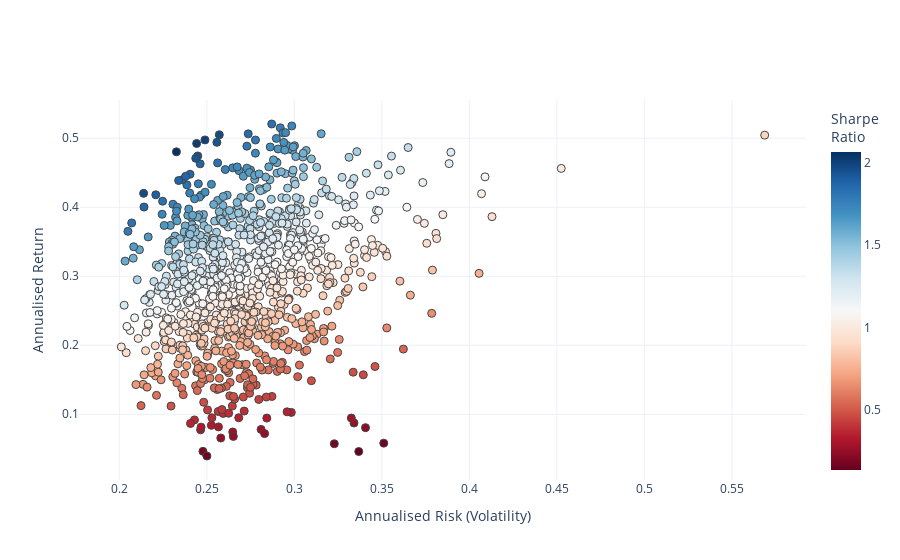

Notebook source saved alongside this figure:
### Code cell
#-- Plot the risk vs. return of randomly generated portfolios
#- Convert the list from before into an array for easy plotting
mean_variance_pairs = np.array(mean_variance_pairs)
risk_free_rate=0 #-- Include risk free rate here for sharpe ratio

#-- Create Plot
fig = go.Figure()
fig.add_trace(go.Scatter(x=mean_variance_pairs[:,1]**0.5, 
                         y=mean_variance_pairs[:,0], 
                      #- Add color scale for sharpe ratio   
                      marker=dict(color=(mean_variance_pairs[:,0]-risk_free_rate)/(mean_variance_pairs[:,1]**0.5), 
                                  showscale=True, 
                                  size=8,
                                  line=dict(width=1),
                                  colorscale="RdBu",
                                  colorbar=dict(title="Sharpe<br>Ratio")
                                 ), 
                      mode='markers'))
#- Add title/labels
fig.update_layout(template='plotly_white',
                  xaxis=dict(title='Annualised Risk (Volatility)'),
                  yaxis=dict(title='Annualised Return'),
                  #title='Sample of Random Portfolios',
                  coloraxis_colorbar=dict(title="Sharpe Ratio"))

### Figure 1 — Plotly figure (JSON) as saved in the notebook; plotly's stock layout.template omitted (floating-point values rounded to 4 significant figures; data arrays with more than 128 entries replaced by an {"elided": "..."} marker saying what was removed)
{"data": [{"marker": {"color": {"elided": "1000 float values"}, "colorbar": {"title": {"text": "Sharpe<br>Ratio"}}, "colorscale": [[0, "rgb(103,0,31)"], [0.1, "rgb(178,24,43)"], [0.2, "rgb(214,96,77)"], [0.3, "rgb(244,165,130)"], [0.4, "rgb(253,219,199)"], [0.5, "rgb(247,247,247)"], [0.6, "rgb(209,229,240)"], [0.7, "rgb(146,197,222)"], [0.8, "rgb(67,147,195)"], [0.9, "rgb(33,102,172)"], [1, "rgb(5,48,97)"]], "line": {"width": 1}, "showscale": true, "size": 8}, "mode": "markers", "type": "scatter", "x": {"elided": "1000 float values"}, "y": {"elided": "1000 float values"}}], "layout": {"coloraxis": {"colorbar": {"title": {"text": "Sharpe Ratio"}}}, "xaxis": {"title": {"text": "Annualised Risk (Volatility)"}}, "yaxis": {"title": {"text": "Annualised Return"}}}}
